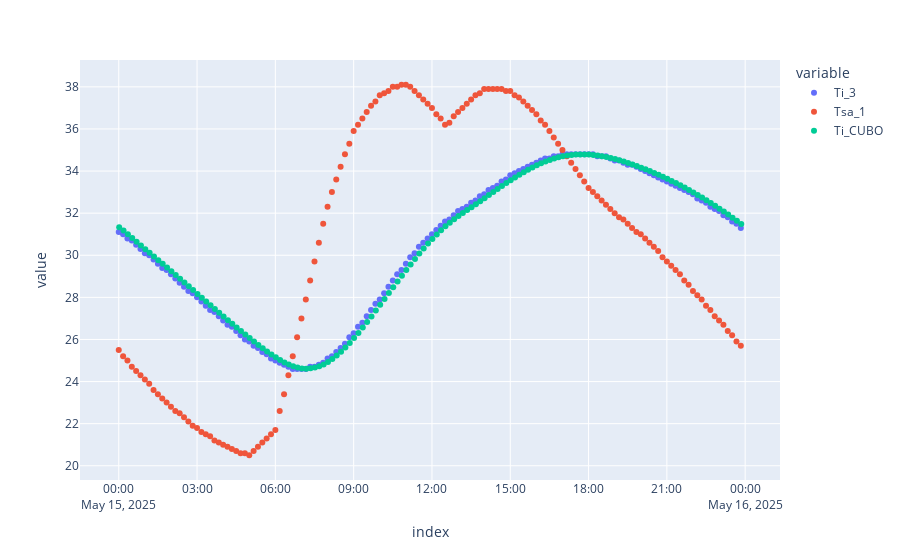

The notebook cell this image was saved under:
### Code cell
compara_ep_eh("../idf/10cmConcreto.sql","Ti_3")

### Figure 1 — Plotly figure (JSON) as saved in the notebook; plotly's stock layout.template omitted (floating-point values rounded to 4 significant figures; data arrays with more than 128 entries replaced by an {"elided": "..."} marker saying what was removed)
{"data": [{"hovertemplate": "variable=Ti_3<br>index=%{x}<br>value=%{y}<extra></extra>", "legendgroup": "Ti_3", "marker": {"color": "#636efa", "symbol": "circle"}, "mode": "markers", "name": "Ti_3", "orientation": "v", "showlegend": true, "type": "scatter", "x": {"elided": "288 str values"}, "xaxis": "x", "y": {"elided": "288 float values"}, "yaxis": "y"}, {"hovertemplate": "variable=Tsa_1<br>index=%{x}<br>value=%{y}<extra></extra>", "legendgroup": "Tsa_1", "marker": {"color": "#EF553B", "symbol": "circle"}, "mode": "markers", "name": "Tsa_1", "orientation": "v", "showlegend": true, "type": "scatter", "x": {"elided": "288 str values"}, "xaxis": "x", "y": {"elided": "288 float values"}, "yaxis": "y"}, {"hovertemplate": "variable=Ti_CUBO<br>index=%{x}<br>value=%{y}<extra></extra>", "legendgroup": "Ti_CUBO", "marker": {"color": "#00cc96", "symbol": "circle"}, "mode": "markers", "name": "Ti_CUBO", "orientation": "v", "showlegend": true, "type": "scatter", "x": {"elided": "288 str values"}, "xaxis": "x", "y": {"elided": "288 float values"}, "yaxis": "y"}], "layout": {"legend": {"title": {"text": "variable"}, "tracegroupgap": 0}, "margin": {"t": 60}, "xaxis": {"anchor": "y", "domain": [0, 1], "title": {"text": "index"}}, "yaxis": {"anchor": "x", "domain": [0, 1], "title": {"text": "value"}}}}
